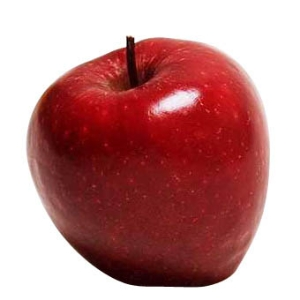
#> input picture imgs/apple.jpg, 300 x 300 px
$ python edgedetection.py ../../imgs/apple.jpg   (older library calls are emulated)
#> lines starting #> are read from the running program, lines starting #| are printed output that depends on the picture

import cv2
import sys

def compute_laplacian(img_file):

#> called with img_file = '../../imgs/apple.jpg'
    img = cv2.imread(img_file, cv2.CV_LOAD_IMAGE_COLOR)
#> img is the input picture: shape (300, 300, 3); mean B, G, R 138.2, 138, 191.4
    img_lap = cv2.Sobel(img, cv2.CV_64F, 1, 0, ksize=5)
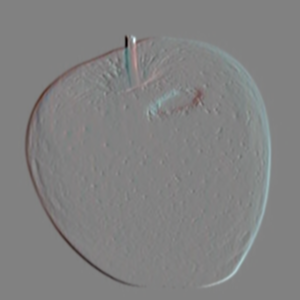
#> img_lap: shape (300, 300, 3) float64; mean B, G, R 0, 0, 0; drawn with min black and max white
    cv2.imshow("Laplacian", img_lap)
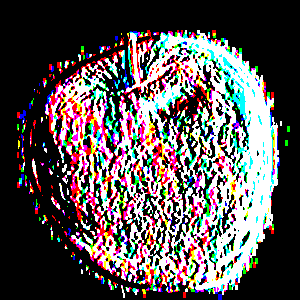
#> window 'Laplacian': shape (300, 300, 3); mean B, G, R 83.4, 82.8, 89.8


if __name__ == "__main__":
    compute_laplacian(sys.argv[1])
    cv2.waitKey(0)
    cv2.destroyAllWindows()
